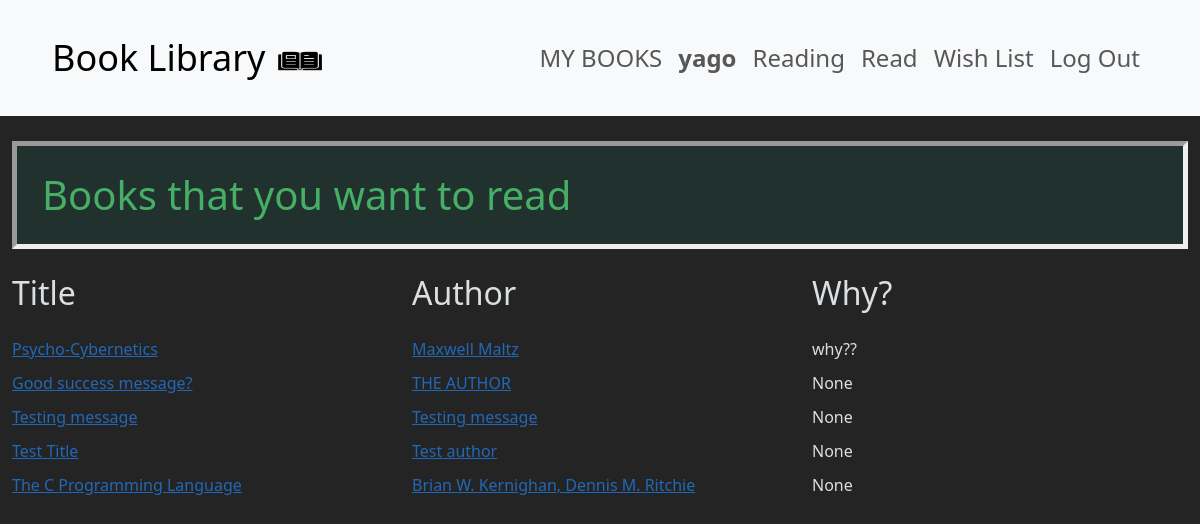
The app's page /wish/ (signed in), older data.
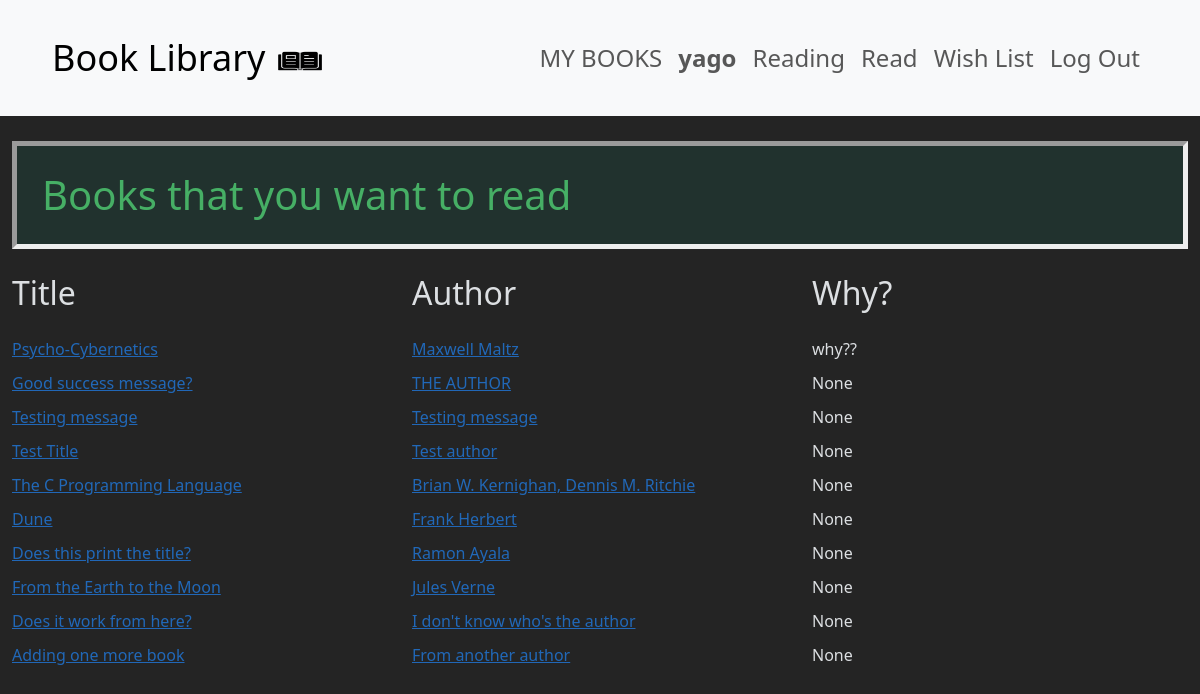
The same page, newer data.
### book_library/models.py (models this page shows, shortened)
class User(AbstractUser):
    pass

class Wish(models.Model):
    user = models.ForeignKey(User, blank=False, null=False, on_delete=models.CASCADE, related_name="wish_user")
    book = models.ForeignKey(Book, blank=False, null=False, on_delete=models.CASCADE, related_name="wish_book")
    why = models.TextField(blank=True, null=True, max_length=1024)
    recommend = models.BooleanField(blank=True, null=True)
    class Meta:
        constraints = [
            models.UniqueConstraint(fields=['user', 'book'], name='one why per user/book wish')
        ]

class Book(models.Model):
    title = models.CharField(max_length=255)
    author = models.CharField(max_length=128)
    class Genre(models.IntegerChoices):
        SELF_IMPROVEMENT = 1
        BIOGRAPHY = 2
        ECONOMY = 3
        FICTION = 4
        SCIENCE = 5
        MINDSET = 6
        OTHER = 7
    genre = models.IntegerField(choices=Genre.choices)
    class Meta:
        constraints = [
            models.UniqueConstraint(fields=['title', 'author'], name='one unique title per author')
        ]

### book_library/views.py (the view)
# urls.py: path("wish/", views.wish_list, name="wish"),
def wish_list(request):
    if request.user.is_authenticated:
        wish_objects = Wish.objects.filter(user=request.user)
        context = {"wish_objects": wish_objects}
        return render(request, "book_library/wish.html", context)
    else:
        return HttpResponseRedirect(reverse("book_library:login"))

### book_library/templates/book_library/wish.html
{% extends 'book_library/layout.html' %}
{% load static %}
{% block body %}
<div id="wish-view">
    <div class="container-fluid">
        <h1>Books that you want to read</h1>
    </div>
    <div class="container-fluid">
        <div class="row">
            <div class="col title-col"><h3>Title</h3></div>
            <div class="col author-col"><h3>Author</h3></div>
            <div class="col why-col"><h3>Why?</h3></div>
        </div>
        {% for wish_object in wish_objects %}
        <div class="row element-row">
            <div class="col title-col"><a href="{% url 'book_library:detail_view' request.user.id wish_object.book.id %}">{{ wish_object.book.title }}</a></div>
            <div class="col author-col"><a href="{% url 'book_library:author_view' wish_object.book.author %}">{{ wish_object.book.author }}</a></div>
            <div class="col why-col">{{ wish_object.why }}</div>
        </div>
        {% endfor %}
    </div>
</div>
{% endblock %}

### book_library/templates/book_library/layout.html (shortened to what this page needs)
{% load static %}
<!DOCTYPE html>
<html lang="en">
    <head>
        <link href="https://cdn.jsdelivr.net/npm/bootstrap@5.3.0-alpha3/dist/css/bootstrap.min.css" rel="stylesheet">
        <link href="{% static 'book_library/style.css' %}" rel="stylesheet">
    </head>
    <body>
        <nav class="navbar navbar-expand-lg navbar-light bg-light py-3">
            <div class="container">
                    <a class="navbar-brand">Book Library
                        <img src="book_library/static/book_library/images/icons8-book-64.png" height="30" width="50" alt="">
                    </a>
                        <ul class="navbar-nav mr-auto">
                            <li class="nav-item">
                                <a class="nav-link" href="{% url 'book_library:my_books' %}">MY BOOKS</a>
                            </li>
                            {% if request.user.is_authenticated %}
                                <li class="nav-item">
                                    <a class="nav-link" href="#"><strong>{{ request.user }}</strong></a>
                                </li>
                            {% endif %}
                            <li class="nav-item">
                                <a class="nav-link" href="{% url 'book_library:reading' %}">Reading</a>
                            </li>
                            <li class="nav-item">
                                <a class="nav-link" href="{% url 'book_library:read' %}">Read</a>
                            </li>
                            <li class="nav-item">
                                <a class="nav-link" href="{% url 'book_library:wish' %}">Wish List</a>
                            </li>
                            {% if request.user.is_authenticated %}
                            <li class="nav-item">
                                <a class="nav-link" href="{% url 'book_library:logout' %}">Log Out</a>
                            </li>
                            {% endif %}
                        </ul>
                    </div>
        </nav>
        <div class="body">
            {% block body %}
            {% endblock %}
        </div>
    </body>
</html>

### book_library/static/book_library/style.css (style rules this page uses)
body { background-color: rgba(0, 0, 0, 0.86); color:rgba(237, 240, 243, 0.918) }
h1 { background-color: rgba(21, 104, 86, 0.2); border: thick solid; border-style: inset; color: #46af65; margin-top: 25px; margin-bottom: 25px; padding: 25px; }
h3 { margin-bottom: 25px; font-size: 2em; }
ul { list-style-type: none; margin: 0; padding: 0; }
.container > * { margin: 10px; }
.element-row { margin-bottom: 10px; }
.element-row a { color:rgba(33, 121, 221, 0.801) }
.navbar, .navbar-brand { font-size: 1.5em; }

Row changes from the older to the newer data that the page shows:
added Wish: book "Dune", book.author "Frank Herbert", why "None"
added Wish: book "Does this print the title?", book.author "Ramon Ayala", why "None"
added Wish: book "From the Earth to the Moon", book.author "Jules Verne", why "None"
added Wish: book "Does it work from here?", book.author "I don't know who's the author", why "None"
added Wish: book "Adding one more book", book.author "From another author", why "None"
